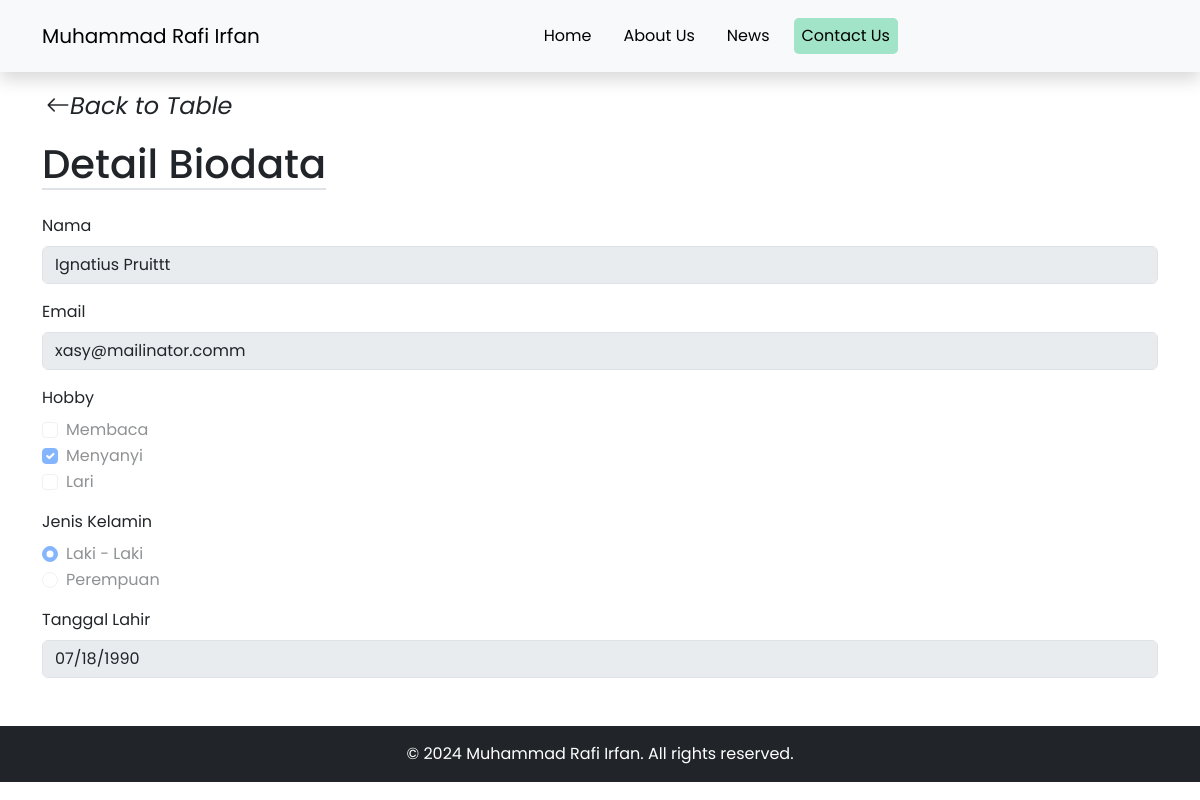
Screenshot of /view.php?id=44 with the database file from the repository.
### tables this page shows
CREATE TABLE `users` (
  `id` int UNSIGNED NOT NULL,
  `name` varchar(100) NOT NULL,
  `email` varchar(100) NOT NULL,
  `hobbies` varchar(255) NOT NULL,
  `gender` varchar(20) DEFAULT NULL,
  `birthDate` date DEFAULT NULL
);

### view.php (the view, shortened to what this page needs)
<?php
include 'koneksi.php';
$id = $_GET['id'];
$sql = "SELECT * FROM users WHERE id = $id";
$result = $conn->query($sql);
if ($result->num_rows > 0) {
    $row = $result->fetch_assoc();
} else {
    echo "No records found";
    exit;
}
?>
<!DOCTYPE html>
<html lang="en">
<head>
    <link rel="stylesheet" href="https://cdn.jsdelivr.net/npm/bootstrap-icons@1.11.3/font/bootstrap-icons.min.css">
    <link href="https://cdn.jsdelivr.net/npm/bootstrap@5.3.3/dist/css/bootstrap.min.css" rel="stylesheet">
    <link rel="stylesheet" href="assets/css/style.css">
</head>
<body>
    <header class="bg-light position-sticky w-100 shadow py-2">
        <nav class="navbar navbar-expand-lg navbar-light bg-light">
            <div class="container">
                <a class="navbar-brand" href="#">Muhammad Rafi Irfan</a>
                <div class="collapse navbar-collapse justify-content-center" id="navbarNav">
                    <ul class="navbar-nav d-flex gap-3">
                        <li class="nav-item"><a class="nav-link" href="index.php">Home</a></li>
                        <li class="nav-item"><a class="nav-link" href="about.php">About Us</a></li>
                        <li class="nav-item"><a class="nav-link" href="halaman-berita/dashboard-berita.php">News</a></li>
                        <li class="nav-item"><a class="nav-link active" aria-current="page" href="#">Contact Us</a></li>
                    </ul>
                </div>
            </div>
        </nav>
    </header>
    <section class="container my-3">
        <a href="tables.php" class="link-dark link-underline link-underline-opacity-0 p-0 fs-4">
            <i class="bi bi-arrow-left px-1 pe-2 rounded-end fs-4">Back to Table</i>
        </a>
        <h1 class="border-bottom border-2 mt-3" style="width: max-content;">Detail Biodata</h1>
        <form class="mt-4" method="post">
            <div class="mb-3">
                <label for="name" class="form-label">Nama</label>
                <input type="text" class="form-control" id="name" name="fName" value="<?= $row['name'] ?>" disabled>
            </div>
            <div class="mb-3">
                <label for="email" class="form-label">Email</label>
                <input type="email" class="form-control" id="email" name="email" value="<?= $row['email'] ?>" disabled>
            </div>
            <div class="mb-3">
                <label class="form-label">Hobby</label>
                <div class="form-check">
                    <input class="form-check-input" type="checkbox" value="membaca" id="hobbyReading" name="hobby[]" <?= in_array('membaca', explode(',', $row['hobbies'])) ? 'checked' : '' ?> disabled>
                    <label class="form-check-label" for="hobbyReading">Membaca</label>
                </div>
                <div class="form-check">
                    <input class="form-check-input" type="checkbox" value="menyanyi" id="hobbySinging" name="hobby[]" <?= in_array('menyanyi', explode(',', $row['hobbies'])) ? 'checked' : '' ?> disabled>
                    <label class="form-check-label" for="hobbySinging">Menyanyi</label>
                </div>
                <div class="form-check">
                    <input class="form-check-input" type="checkbox" value="lari" id="hobbyRunning" name="hobby[]" <?= in_array('lari', explode(',', $row['hobbies'])) ? 'checked' : '' ?> disabled>
                    <label class="form-check-label" for="hobbyRunning">Lari</label>
                </div>
            </div>
            <div class="mb-3">
                <label class="form-label">Jenis Kelamin</label>
                <div class="form-check">
                    <input class="form-check-input" type="radio" name="gender" id="genderMale" value="male" <?= $row['gender'] == 'male' ? 'checked' : '' ?> disabled>
                    <label class="form-check-label" for="genderMale">Laki - Laki</label>
                </div>
                <div class="form-check">
                    <input class="form-check-input" type="radio" name="gender" id="genderFemale" value="female" <?= $row['gender'] == 'female' ? 'checked' : '' ?> disabled>
                    <label class="form-check-label" for="genderFemale">Perempuan</label>
                </div>
            </div>
            <div class="mb-3">
                <label for="birthDate" class="form-label">Tanggal Lahir</label>
                <input type="date" class="form-control" id="birthDate" name="fBirth" value="<?= $row['birthDate'] ?>" disabled>
            </div>
        </form>
    </section>
    <footer class="bg-dark text-white text-center py-3 mt-5">
        <p class="m-0">&copy; 2024 Muhammad Rafi Irfan. All rights reserved.</p>
    </footer>
</body>
</html>

### assets/css/style.css (style rules this page uses)
:root { scroll-behavior: smooth; }
body { margin: 0; padding: 0; font-family: 'Poppins', sans-serif; font-weight: 400; }
header { top: 0; background-color: bisque; width: 100vw; z-index: 1000; }
.nav-link { border-radius: 5px; padding: 6px 12px; color: black; text-decoration: none; }
.nav-item .active { background-color: rgb(161, 228, 200); }
footer { background-color: bisque; }

### rows the page displays
users: fName "Ignatius Pruittt", email "xasy@mailinator.comm", hobbies "☑", gender "☑ Laki - Laki", gender "☐ Perempuan", fBirth "07/18/1990"
